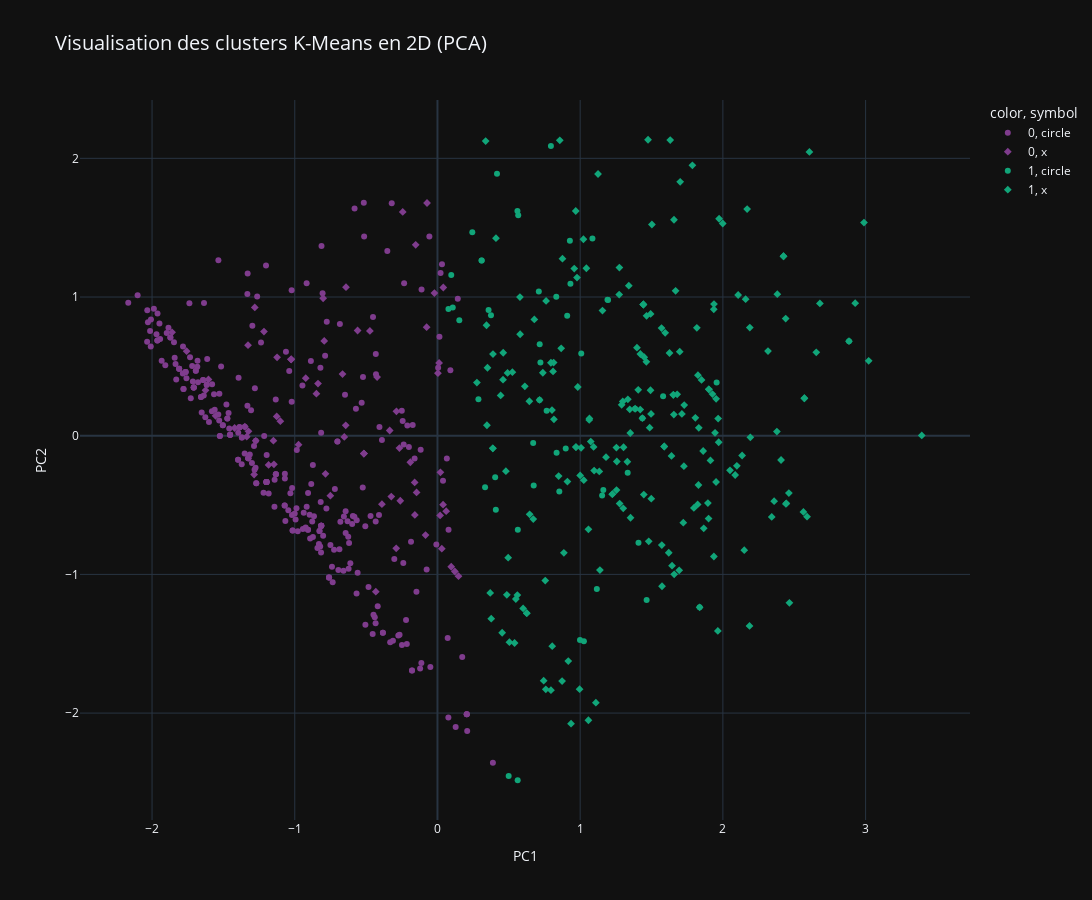

Write notebook code for a chart like this one.
### Code cell
fig = px.scatter(
    df_pca_final,
    x="PC1", y="PC2",
    color=df_pca_final["Cluster"].astype(str),
    title="Visualisation des clusters K-Means en 2D (PCA)",
    template="plotly_dark",
    hover_data=["HeartDisease"],  # Affiché au survol
    symbol=['circle' if hd == 0 else 'x' for hd in df_pca_final['HeartDisease']],
    color_discrete_sequence=px.colors.qualitative.Bold
)

fig.update_layout(
    height=900,
    width=1300,
    title_font_size=20
)
fig.show()

### Figure 1 — Plotly figure (JSON) as saved in the notebook; plotly's stock layout.template omitted (floating-point values rounded to 4 significant figures; data arrays with more than 128 entries replaced by an {"elided": "..."} marker saying what was removed)
{"data": [{"customdata": {"elided": "296x1 int values"}, "hovertemplate": "color=0<br>symbol=circle<br>PC1=%{x}<br>PC2=%{y}<br>HeartDisease=%{customdata[0]}<extra></extra>", "legendgroup": "0, circle", "marker": {"color": "rgb(127, 60, 141)", "symbol": "circle"}, "mode": "markers", "name": "0, circle", "orientation": "v", "showlegend": true, "x": {"elided": "296 float values"}, "xaxis": "x", "y": {"elided": "296 float values"}, "yaxis": "y", "type": "scatter"}, {"customdata": [[1], [1], [1], [1], [1], [1], [1], [1], [1], [1], [1], [1], [1], [1], [1], [1], [1], [1], [1], [1], [1], [1], [1], [1], [1], [1], [1], [1], [1], [1], [1], [1], [1], [1], [1], [1], [1], [1], [1], [1], [1], [1], [1], [1], [1], [1], [1], [1], [1], [1], [1], [1], [1], [1], [1], [1], [1], [1], [1], [1], [1], [1], [1], [1], [1], [1], [1], [1], [1], [1]], "hovertemplate": "color=0<br>symbol=x<br>PC1=%{x}<br>PC2=%{y}<br>HeartDisease=%{customdata[0]}<extra></extra>", "legendgroup": "0, x", "marker": {"color": "rgb(127, 60, 141)", "symbol": "diamond"}, "mode": "markers", "name": "0, x", "orientation": "v", "showlegend": true, "x": [-0.07594, -0.9233, -1.025, -0.3236, -0.5154, -1.025, -0.6429, 0.1474, -1.025, -1.28, -1.124, -0.2666, -1.216, 0.01138, -0.3892, -0.2605, -0.1464, -0.5154, -0.5154, -0.1586, 0.1219, -0.423, -0.0837, -0.8484, 0.04073, 0.03038, 0.0393, 0.09637, -0.6531, -0.7506, -0.1526, -0.2876, -0.7847, -0.4322, -1.86, 0.061, -1.758, -0.1598, -1.285, -1.184, -0.1901, -1.625, -0.8011, -1.15, -0.5597, -1.127, -1.422, -0.3348, -0.02151, -0.2891, -0.4736, -1.324, -0.07321, -0.6654, -1.273, -0.9736, -1.605, -0.2434, -1.101, -0.8371, -1.146, -1.336, -0.641, 0.02053, -0.7936, -1.555, -1.35, 0.003234, 0.01862, -1.328], "xaxis": "x", "y": [0.7828, 0.4148, 0.5508, -0.4391, -0.1291, 0.5508, 0.07491, -1.013, 0.5508, 0.9248, 0.5653, -0.08942, 0.7508, 0.5245, -0.4934, -0.469, -0.4092, -0.1291, -0.1291, -0.571, -0.979, 0.4227, -0.7168, 0.3031, 1.069, -0.8147, -0.4974, -0.945, -0.008621, -0.4325, 1.376, 0.176, -0.2746, -1.124, 0.7453, -0.5443, 0.6093, -0.3372, -0.2804, -0.2106, -0.1914, 0.3276, 0.9911, -0.03582, 0.7587, 0.139, 0.0556, 0.03763, 1.028, -0.812, 0.7554, 0.03139, 1.678, 0.4447, -0.0366, -0.06493, 0.4053, 1.613, 0.105, 0.376, -0.2066, -0.006651, 1.071, -0.2644, 0.6836, 0.1431, 0.06538, 0.451, -0.5751, 0.6527], "yaxis": "y", "type": "scatter"}, {"customdata": [[0], [0], [0], [0], [0], [0], [0], [0], [0], [0], [0], [0], [0], [0], [0], [0], [0], [0], [0], [0], [0], [0], [0], [0], [0], [0], [0], [0], [0], [0], [0], [0], [0], [0], [0], [0], [0], [0], [0], [0], [0], [0], [0], [0], [0], [0], [0], [0], [0], [0], [0], [0]], "hovertemplate": "color=1<br>symbol=circle<br>PC1=%{x}<br>PC2=%{y}<br>HeartDisease=%{customdata[0]}<extra></extra>", "legendgroup": "1, circle", "marker": {"color": "rgb(17, 165, 121)", "symbol": "circle"}, "mode": "markers", "name": "1, circle", "orientation": "v", "showlegend": true, "x": [0.375, 0.287, 2.884, 0.8988, 1.162, 1.007, 1.191, 1.117, 0.6742, 0.7101, 1.154, 0.3582, 0.7155, 1.409, 0.6706, 1.466, 0.4043, 0.07696, 0.7163, 0.9316, 0.2441, 0.562, 0.5658, 0.409, 0.4989, 1.086, 1.385, 1.837, 0.9986, 1.026, 1.195, 0.909, 0.9278, 0.417, 1.436, 0.7214, 1.956, 0.09656, 0.8347, 0.3094, 1.581, 0.5603, 1.333, 0.563, 0.1071, 0.8539, 0.3094, 0.7948, 0.8324, 0.7649, 0.1531, 0.3336], "xaxis": "x", "y": [0.8684, 0.2624, 0.6819, -0.09139, -0.3916, 0.5924, 0.98, -1.105, -0.3593, 1.04, -0.4313, 0.9066, 0.2583, -0.7713, -0.05329, -1.185, -0.2991, 0.9139, 0.6589, 1.097, 1.467, -2.484, 1.59, -0.5331, -2.454, 1.422, 0.1943, -1.237, -1.472, -1.482, 0.9785, 0.8652, 1.406, 1.888, 0.1263, 0.5278, 0.3844, 1.158, -0.122, 1.263, 0.2847, 1.62, -0.2672, -0.6781, 0.9244, -0.403, 1.263, 2.09, 1.003, 0.1806, 0.8328, -0.3721], "yaxis": "y", "type": "scatter"}, {"customdata": {"elided": "210x1 int values"}, "hovertemplate": "color=1<br>symbol=x<br>PC1=%{x}<br>PC2=%{y}<br>HeartDisease=%{customdata[0]}<extra></extra>", "legendgroup": "1, x", "marker": {"color": "rgb(17, 165, 121)", "symbol": "diamond"}, "mode": "markers", "name": "1, x", "orientation": "v", "showlegend": true, "x": {"elided": "210 float values"}, "xaxis": "x", "y": {"elided": "210 float values"}, "yaxis": "y", "type": "scatter"}], "layout": {"xaxis": {"anchor": "y", "domain": [0.0, 1.0], "title": {"text": "PC1"}}, "yaxis": {"anchor": "x", "domain": [0.0, 1.0], "title": {"text": "PC2"}}, "legend": {"title": {"text": "color, symbol"}, "tracegroupgap": 0}, "title": {"text": "Visualisation des clusters K-Means en 2D (PCA)", "font": {"size": 20}}, "height": 900, "width": 1300}}
